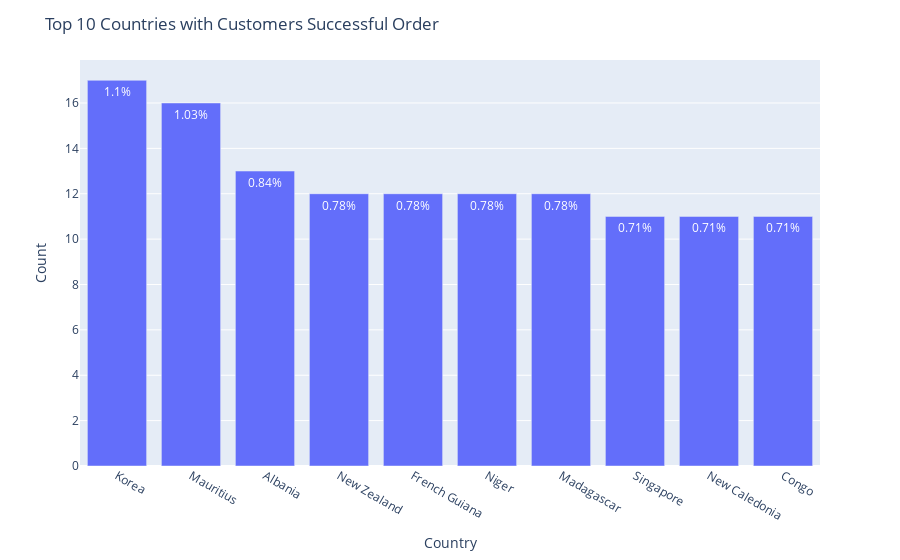

The notebook cell saved with this chart:
### Markdown cell above
#### 4.3.2 Sum of Product Quantity Successfully Checked out

### Code cell
result=success_checkout.groupby('country')['customer_id'].nunique().sort_values(ascending=False)
percentages = get_percentages(result)
fig = px.bar(x=result.index[:10],y=result.values[:10],
             text=percentages[:10].apply(lambda x :str(x) + '%'))

fig.update_layout(title='Top 10 Countries with Customers Successful Order',xaxis_title='Country',yaxis_title='Count')
fig.show()

### Figure 1 — Plotly figure (JSON) as saved in the notebook; plotly's stock layout.template omitted (floating-point values rounded to 4 significant figures)
{"data": [{"alignmentgroup": "True", "hovertemplate": "x=%{x}<br>y=%{y}<br>text=%{text}<extra></extra>", "legendgroup": "", "marker": {"color": "#636efa", "pattern": {"shape": ""}}, "name": "", "offsetgroup": "", "orientation": "v", "showlegend": false, "text": ["1.1%", "1.03%", "0.84%", "0.78%", "0.78%", "0.78%", "0.78%", "0.71%", "0.71%", "0.71%"], "textposition": "auto", "type": "bar", "x": ["Korea", "Mauritius", "Albania", "New Zealand", "French Guiana", "Niger", "Madagascar", "Singapore", "New Caledonia", "Congo"], "xaxis": "x", "y": [17, 16, 13, 12, 12, 12, 12, 11, 11, 11], "yaxis": "y"}], "layout": {"barmode": "relative", "legend": {"tracegroupgap": 0}, "margin": {"t": 60}, "title": {"text": "Top 10 Countries with Customers Successful Order"}, "xaxis": {"anchor": "y", "domain": [0, 1], "title": {"text": "Country"}}, "yaxis": {"anchor": "x", "domain": [0, 1], "title": {"text": "Count"}}}}
